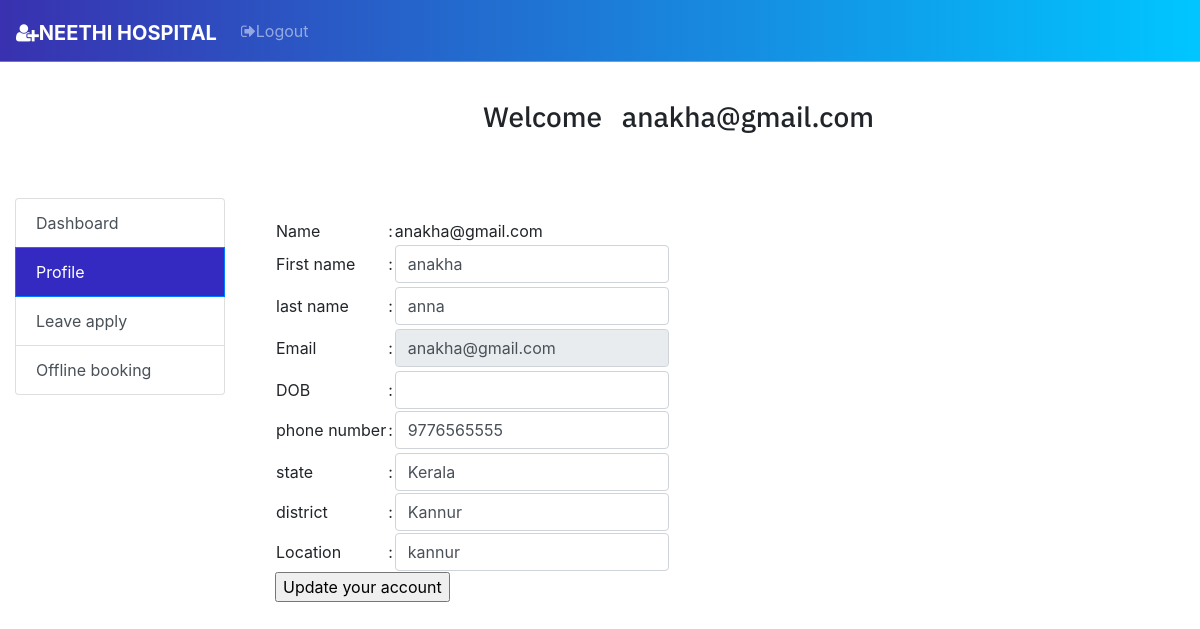
/staff/editprofile2.php (signed in), run on the app's committed database.
### tables this page shows
CREATE TABLE `staffdb` (
  `staff_id` int(11) NOT NULL,
  `fname` varchar(50) NOT NULL,
  `lname` varchar(50) DEFAULT NULL,
  `age` int(11) DEFAULT NULL CHECK (`age` >= 18),
  `email` varchar(100) NOT NULL,
  `phone` varchar(20) NOT NULL,
  `location` varchar(250) DEFAULT NULL,
  `state` varchar(50) DEFAULT NULL,
  `district` varchar(50) DEFAULT NULL,
  `password` varchar(50) DEFAULT NULL,
  `gender` varchar(50) DEFAULT NULL,
  `qualification` varchar(200) NOT NULL,
  `experience` varchar(200) NOT NULL
);

### staff/editprofile2.php (the view, shortened to what this page needs)
<!DOCTYPE html>
<?php
$con = mysqli_connect("localhost", "root", "", "myhmsdb");
$username = $_SESSION['username'];
$sql = "select * from staffdb where email='$username'";
$rs = mysqli_query($con, $sql);
?>
<!DOCTYPE html>
<link rel="stylesheet" href="styletable.css">
<html lang="en">
<head>
    <link rel="stylesheet" type="text/css" href="font-awesome-4.7.0/css/font-awesome.min.css">
    <link rel="stylesheet" href="style.css">
    <link rel="stylesheet" href="https://maxcdn.bootstrapcdn.com/bootstrap/4.0.0-beta/css/bootstrap.min.css">
    <link rel="stylesheet" href="https://stackpath.bootstrapcdn.com/bootstrap/4.3.1/css/bootstrap.min.css">
    <link rel="stylesheet" href="https://cdnjs.cloudflare.com/ajax/libs/font-awesome/5.15.4/css/all.min.css">
    <link rel="stylesheet" href="vendor/fontawesome/css/font-awesome.min.css">
    <link rel="stylesheet" href="https://maxcdn.bootstrapcdn.com/bootstrap/4.0.0-beta/css/bootstrap.min.css">
    <nav class="navbar navbar-expand-lg navbar-dark bg-primary fixed-top">
        <link rel="stylesheet" href="https://stackpath.bootstrapcdn.com/bootstrap/4.3.1/css/bootstrap.min.css">
        <a class="navbar-brand" href="#"><i class="fa fa-user-plus" aria-hidden="true"></i>NEETHI HOSPITAL</a>
        <div class="collapse navbar-collapse" id="navbarSupportedContent">
            <ul class="navbar-nav mr-auto">
                <li class="nav-item">
                    <a class="nav-link" href="../logout1.php"><i class="fa fa-sign-out" aria-hidden="true"></i>Logout</a>
                </li>
                <li class="nav-item">
                    <a class="nav-link" href="#"></a>
                </li>
            </ul>
        </div>
    </nav>
</head>
<body style="padding-top:50px;">
    <div class="container-fluid" style="margin-top:50px;">
        <h3 style="margin-left: 40%;  padding-bottom: 20px; font-family: 'IBM Plex Sans', sans-serif;"> Welcome &nbsp
            <?php echo $username ?>
        </h3>
        <div class="row">
            <div class="col-md-4" style="max-width:25%;margin-top: 3%;">
                <div class="list-group" id="list-tab" role="tablist">
                    <a class="list-group-item list-group-item-action " href="admin-panel3.php" href="#list-dash" role="tab" aria-controls="home">Dashboard</a>
                    <a class="list-group-item list-group-item-action active" href="viewprofile.php" href="#list-doc">Profile</a>
                    <a class="list-group-item list-group-item-action " href="leave.php" href="#list-doc">Leave apply</a>
                    <a class="list-group-item list-group-item-action " href="ofine.php" href="#list-doc">Offline booking</a>
                </div><br>
            </div>
            <div class="col-md-8" style="margin-top: 3%;">
                <div class="tab-content" id="nav-tabContent" style="width: 950px;">
                    <div class="card-body">
                        <form name="myForm" method="POST" onsubmit="return validation();">
                            <table>
                                <tbody>
                                    <tr>
                                        <td>Name</td>
                                        <td>:</td>
                                        <td>
                                            <?php
                                            echo $_SESSION['username'];
                                            ?>
                                        </td>
                                    </tr>
                                    <?php
                                    while ($row = mysqli_fetch_array($rs)) {
                                    ?>
                                        <tr>
                                            <td>First name</td>
                                            <td>:</td>
                                            <td>
                                                <input type="text" class="form-control" name="fname" id="name" value="<?php echo $row['fname']; ?>" autocomplete="off">
                                            </td>
                                        </tr>
                                        <tr>
                                            <td><span id="msg" style="color:red;"> </span></td>
                                        </tr>
                                        <tr>
                                            <td>last name</td>
                                            <td>:</td>
                                            <td>
                                                <input type="text" class="form-control" name="lname" id="lname" value="<?php echo $row['lname']; ?> " autocomplete="off" maxlength="30">
                                            </td>
                                        </tr>
                                        <tr>
                                            <td><span id="lmsg" style="color:red;"> </span></td>
                                        </tr>
                                        <tr>
                                            <td>Email</td>
                                            <td>:</td>
                                            <td>
                                                <input type="text" class="form-control" name="email" value="<?php echo $row['email']; ?> " id="email" required pattern="/^[\w\+\'\.-]+@[\w\'\.-]+\.[a-zA-Z]{2,}$/" onkeyup="return Validateemail()" readonly>
                                            </td>
                                        </tr>
                                        <tr>
                                            <td><span id="email1" style="color:red;"> </span></td>
                                        </tr>
                                        <tr>
                                            <td>DOB</td>
                                            <td>:</td>
                                            <td>
                                                <input type="text" class="form-control" value="<?php echo $row['dob']; ?> " rows="5" id="dob" name="dob" required required maxlength="30">
                                            </td>
                                        </tr>
                                        <tr>
                                            <td>phone number</td>
                                            <td>:</td>
                                            <td>
                                                <input type="text" class="form-control" value="<?php echo $row['phone']; ?> " min="10" maxlength="10" id="contact" name="contact" required maxlength="10">
                                            </td>
                                        </tr>
                                        <tr>
                                            <td><span id="msg2" style="color:red;"> </span></td>
                                        </tr>
                                        <td>state</td>
                                        <td>:</td>
                                        <td>
                                            <input type="text" class="form-control" value="<?php echo $row['state']; ?> " min="10" maxlength="10" id="state" name="state" required maxlength="30">
                                        </td>
                                        <td>district</td>
                                        <td>:</td>
                                        <td>
                                            <input type="text" class="form-control" value="<?php echo $row['district']; ?> " min="10" maxlength="10" id="district" name="district" required>
                                        </td>
                                        <td>Location</td>
                                        <td>:</td>
                                        <td>
                                            <input type="text" class="form-control" value="<?php echo $row['location']; ?> " min="10" maxlength="10" id="location" name="location" required>
                                        </td>
                                    <?php
                                    } ?>
                                </tbody>
                            </table>
                            <div>
                                <input type="submit" value="Update your account" id="btn" name="submit">
                            </div>
                        </form>
                    </div>
                </div>
            </div>
        </div>
    </div>
</body>
</html>

### css/style.css (style rules this page uses)
body { width: 100%; height: 100%; font-family: 'Open Sans', sans-serif; font-weight: 300; color: #666; background-color: #3931af; font-size: 16px; line-height: 1.6em; }
html { width: 100%; height: 100%; }
label, input, button, select, textarea { font-family: 'Open Sans', sans-serif; font-size: inherit; line-height: inherit; }
h3 { font-size: 32px; }
h1, h2, h3, h4, h5, h6 { margin: 0 0 30px; font-family: 'Roboto', sans-serif; font-weight: 400; color: #444; line-height: 1em; }
a { color: #666; -webkit-transition: all .2s ease-in-out; -moz-transition: all .2s ease-in-out; transition: all .2s ease-in-out; }
.navbar-brand { padding-top: 15px; margin-top: 5px; padding-bottom: 0; }
.navbar { margin-bottom: 0; border-bottom: 1px solid rgba(255,255,255,.3); }
.navbar-brand { font-weight: 700; }

### staff/editprofile2.php (style rules this page uses)
.bg-primary { background: -webkit-linear-gradient(left, #3931af, #00c6ff); }
.col-md-4 { max-width: 20% !important; }
.list-group-item.active { z-index: 2; color: #fff; background-color: #342ac1; border-color: #007bff; }

### data on the page
staffdb: fname "anakha", lname "anna", email "anakha@gmail.com", contact "9776565555", state "Kerala", district "Kannur", location "kannur"

### other printed values
$username "anakha@gmail.com"
$_SESSION['username'] "anakha@gmail.com"
